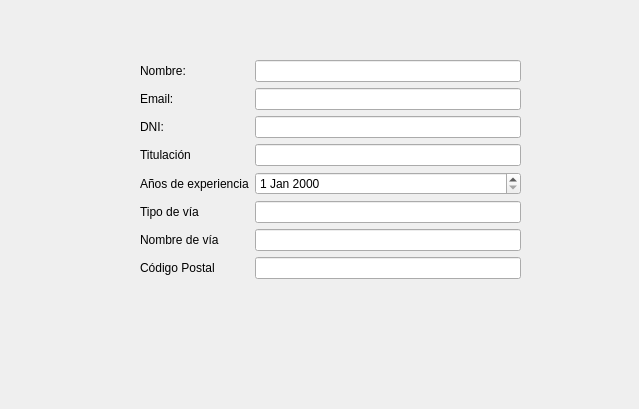
<?xml version="1.0" encoding="UTF-8"?>
<ui version="4.0">
 <class>Dialog</class>
 <widget class="QDialog" name="Dialog">
  <property name="geometry">
   <rect>
    <x>0</x>
    <y>0</y>
    <width>639</width>
    <height>409</height>
   </rect>
  </property>
  <property name="windowTitle">
   <string>Dialog</string>
  </property>
  <widget class="QWidget" name="formLayoutWidget">
   <property name="geometry">
    <rect>
     <x>140</x>
     <y>60</y>
     <width>381</width>
     <height>271</height>
    </rect>
   </property>
   <layout class="QFormLayout" name="formLayout">
    <item row="3" column="0">
     <widget class="QLabel" name="dNILabel">
      <property name="text">
       <string>DNI:</string>
      </property>
     </widget>
    </item>
    <item row="3" column="1">
     <widget class="QLineEdit" name="addDNI"/>
    </item>
    <item row="1" column="1">
     <widget class="QLineEdit" name="addnombre"/>
    </item>
    <item row="1" column="0">
     <widget class="QLabel" name="nombreLabel">
      <property name="text">
       <string>Nombre:</string>
      </property>
     </widget>
    </item>
    <item row="2" column="0">
     <widget class="QLabel" name="emailLabel">
      <property name="text">
       <string>Email:</string>
      </property>
     </widget>
    </item>
    <item row="2" column="1">
     <widget class="QLineEdit" name="addemail"/>
    </item>
    <item row="4" column="0">
     <widget class="QLabel" name="titulaciNLabel">
      <property name="text">
       <string>Titulación</string>
      </property>
     </widget>
    </item>
    <item row="4" column="1">
     <widget class="QLineEdit" name="addtitulacion"/>
    </item>
    <item row="5" column="0">
     <widget class="QLabel" name="aOsDeExperienciaLabel">
      <property name="text">
       <string>Años de experiencia</string>
      </property>
     </widget>
    </item>
    <item row="5" column="1">
     <widget class="QDateEdit" name="addnosexperiencia"/>
    </item>
    <item row="6" column="0">
     <widget class="QLabel" name="tipoDeVALabel">
      <property name="text">
       <string>Tipo de vía</string>
      </property>
     </widget>
    </item>
    <item row="6" column="1">
     <widget class="QLineEdit" name="addtipo_via"/>
    </item>
    <item row="7" column="0">
     <widget class="QLabel" name="nombreDeVALabel">
      <property name="text">
       <string>Nombre de vía</string>
      </property>
     </widget>
    </item>
    <item row="7" column="1">
     <widget class="QLineEdit" name="addnombrevia"/>
    </item>
    <item row="8" column="0">
     <widget class="QLabel" name="cDigoPostalLabel">
      <property name="text">
       <string>Código Postal</string>
      </property>
     </widget>
    </item>
    <item row="8" column="1">
     <widget class="QLineEdit" name="addcodigopostal"/>
    </item>
   </layout>
  </widget>
 </widget>
 <resources/>
 <connections/>
</ui>
